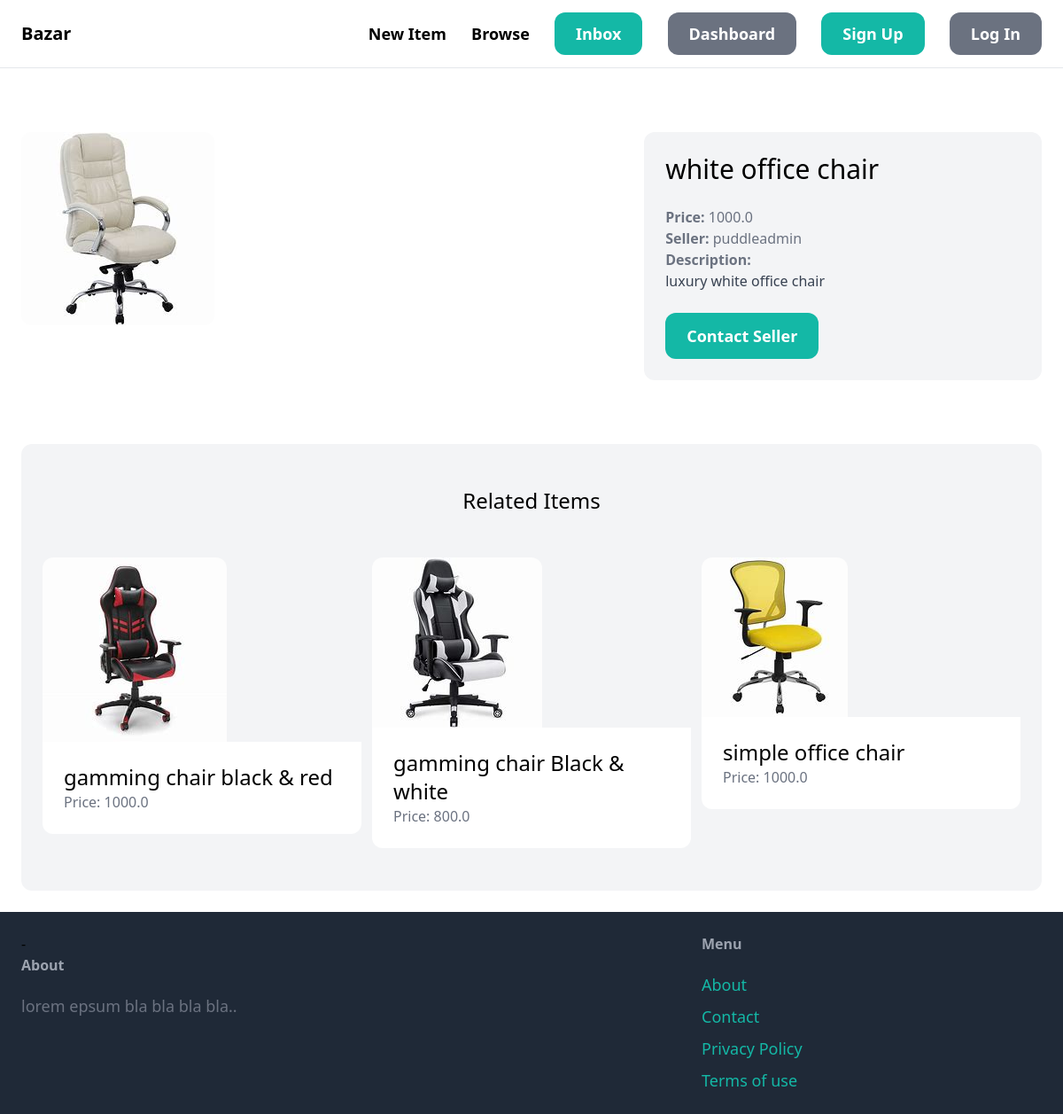
/items/6/, run on the app's committed database.
### item/models.py (models this page shows, shortened)
class Item(models.Model):
    category = models.ForeignKey(Category, related_name='items', on_delete=models.CASCADE)
    name = models.CharField(max_length=255)
    description = models.TextField(blank=True, null=True)
    price = models.FloatField()
    image = models.ImageField(upload_to='item_images', blank=True, null=True)
    is_sold = models.BooleanField(default=False)
    created_at = models.DateTimeField(auto_now_add=True)
    created_by = models.ForeignKey(User, related_name='items', on_delete=models.CASCADE)

### item/views.py (the view)
# urls.py: path('<int:pk>/',views.detail,name='detail')
def detail(request, pk):
    item = get_object_or_404(Item, pk=pk)
    related_items = Item.objects.filter(category=item.category, is_sold=False).exclude(pk=pk)[0:3]
    return render(request,'item/detail.html', {'item' : item, 'related_items': related_items})

### item/templates/item/detail.html (shortened to what this page needs)
{% extends 'core/base.html' %}
{% block content %}
<div class="py-12 grid grid-cols-5 gap-5">
    <div class="col-span-3">
        <img src="{{ item.image.url }}" class="rounded-xl">
    </div>
    <div class="col-span-2 p-6 bg-gray-100 rounded-xl">
        <h1 class="mb-6 text-3xl">{{ item.name }}</h1>
        <p class="text-gray-500"><strong>Price: </strong>{{ item.price }}</p>
        <p class="text-gray-500"><strong>Seller: </strong>{{ item.created_by }}</p>
        {% if item.description %}
            <p class="text-gray-700">
                <strong class="text-gray-500">Description: </strong><br>
                {{ item.description }}
            </p>
        {% endif %}
        <a href="#" class="inline-block mt-6 px-6 py-3 text-lg font-semibold text-white bg-teal-500 hover:bg-teal-700 rounded-xl">Contact Seller</a>
    </div>
</div>
<div class="mt-6 py-12 px-6 bg-gray-100 rounded-xl">
        <h2 class="mb-12 text-2xl text-center">Related Items</h2>
        <div class="grid grid-cols-3 gap-3">
            {%  for item in related_items %}
                <div>
                    <a href="{% url 'item:detail' item.id %}">
                        <div>
                            <img src="{{ item.image.url }}" class="rounded-t-xl">
                        </div>
                        <div class="p-6 bg-white rounded-b-xl">
                            <h2 class="text-2xl">{{ item.name }}</h2>
                            <p class="text-gray-500">Price: {{ item.price }}</p>
                        </div>
                    </a>
                </div>
            {% endfor %}
        </div>
    </div>
{% endblock %}

### data on the page
Item: image (picture), name "white office chair", price "1000.0", created_by "puddleadmin", description "luxury white office chair"
Item: image (picture), name "gamming chair black & red", price "1000.0"
Item: image (picture), name "gamming chair Black & white", price "800.0"
Item: image (picture), name "simple office chair", price "1000.0"
